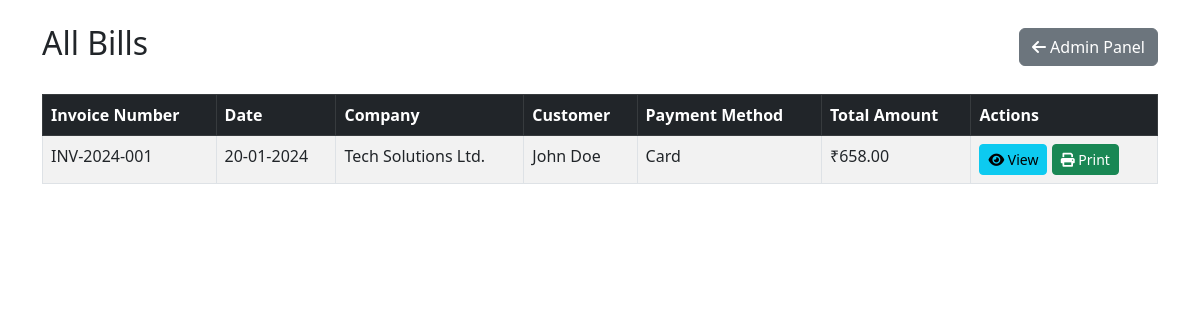
The app's page /admin/view_bills.php (signed in) with its own data.
### tables this page shows
CREATE TABLE bill_details (
    id INT AUTO_INCREMENT PRIMARY KEY,
    invoice_number VARCHAR(50) NOT NULL UNIQUE,
    invoice_date DATE NOT NULL,
    due_date DATE,
    
     
    company_name VARCHAR(255) NOT NULL,
    company_address TEXT NOT NULL,
    company_phone VARCHAR(20) NOT NULL,
    company_email VARCHAR(255) NOT NULL,
    company_gstin VARCHAR(50),
    
     
    customer_name VARCHAR(255) NOT NULL,
    customer_address TEXT NOT NULL,
    customer_phone VARCHAR(20) NOT NULL,
    customer_gstin VARCHAR(50),
    
     
    payment_method VARCHAR(50) NOT NULL,
    
     
    products JSON NOT NULL,
    
     
    sub_total DECIMAL(10,2) NOT NULL,
    total_gst DECIMAL(10,2) NOT NULL,
    grand_total DECIMAL(10,2) NOT NULL,
    
     
    created_at TIMESTAMP DEFAULT CURRENT_TIMESTAMP,
    updated_at TIMESTAMP DEFAULT CURRENT_TIMESTAMP ON UPDATE CURRENT_TIMESTAMP,
    
     
    INDEX idx_invoice_number (invoice_number),
    INDEX idx_invoice_date (invoice_date),
    INDEX idx_company_name (company_name),
    INDEX idx_customer_name (customer_name)
);

### admin/view_bills.php (the view, shortened to what this page needs)
<?php
$host = 'localhost';
$dbname = 'astra_billing_system';
$username = 'root';
$password = '';
try {
    $pdo = new PDO("mysql:host=$host;dbname=$dbname", $username, $password);
    $pdo->setAttribute(PDO::ATTR_ERRMODE, PDO::ERRMODE_EXCEPTION);
} catch (PDOException $e) {
    die("Database connection failed: " . $e->getMessage());
}
try {
    $stmt = $pdo->query("SELECT id, invoice_number, invoice_date, company_name, customer_name, payment_method, grand_total FROM bill_details ORDER BY invoice_date DESC, id DESC");
    $bills = $stmt->fetchAll(PDO::FETCH_ASSOC);
} catch (PDOException $e) {
    die("Error fetching bills: " . $e->getMessage());
}
?>
<!DOCTYPE html>
<html lang="en">
<head>
    <link href="https://cdn.jsdelivr.net/npm/bootstrap@5.3.0/dist/css/bootstrap.min.css" rel="stylesheet">
    <link rel="stylesheet" href="https://cdnjs.cloudflare.com/ajax/libs/font-awesome/6.0.0/css/all.min.css">
</head>
<body>
    <div class="container mt-4">
        <div class="d-flex justify-content-between align-items-center mb-4">
            <h2>All Bills</h2>
            <a href="index.php" class="btn btn-secondary">
                <i class="fas fa-arrow-left"></i> Admin Panel
            </a>
        </div>
        <div class="table-responsive">
            <table class="table table-striped table-bordered">
                <thead class="table-dark">
                    <tr>
                        <th>Invoice Number</th>
                        <th>Date</th>
                        <th>Company</th>
                        <th>Customer</th>
                        <th>Payment Method</th>
                        <th>Total Amount</th>
                        <th>Actions</th>
                    </tr>
                </thead>
                <tbody>
                    <?php if (empty($bills)): ?>
                    <tr>
                        <td colspan="7" class="text-center">No bills found</td>
                    </tr>
                    <?php else: ?>
                        <?php foreach ($bills as $bill): ?>
                        <tr>
                            <td><?php echo htmlspecialchars($bill['invoice_number']); ?></td>
                            <td><?php echo date('d-m-Y', strtotime($bill['invoice_date'])); ?></td>
                            <td><?php echo htmlspecialchars($bill['company_name']); ?></td>
                            <td><?php echo htmlspecialchars($bill['customer_name']); ?></td>
                            <td><?php echo htmlspecialchars($bill['payment_method']); ?></td>
                            <td>₹<?php echo number_format($bill['grand_total'], 2); ?></td>
                            <td>
                                <a href="../view_bill.php?id=<?php echo $bill['id']; ?>" class="btn btn-sm btn-info">
                                    <i class="fas fa-eye"></i> View
                                </a>
                                <a href="../print_bill.php?id=<?php echo $bill['id']; ?>" class="btn btn-sm btn-success" target="_blank">
                                    <i class="fas fa-print"></i> Print
                                </a>
                            </td>
                        </tr>
                        <?php endforeach; ?>
                    <?php endif; ?>
                </tbody>
            </table>
        </div>
    </div>
</body>
</html>

### records on screen
bill_details: invoice_number "INV-2024-001", invoice_date "20-01-2024", company_name "Tech Solutions Ltd.", customer_name "John Doe", payment_method "Card", grand_total "658.00"
